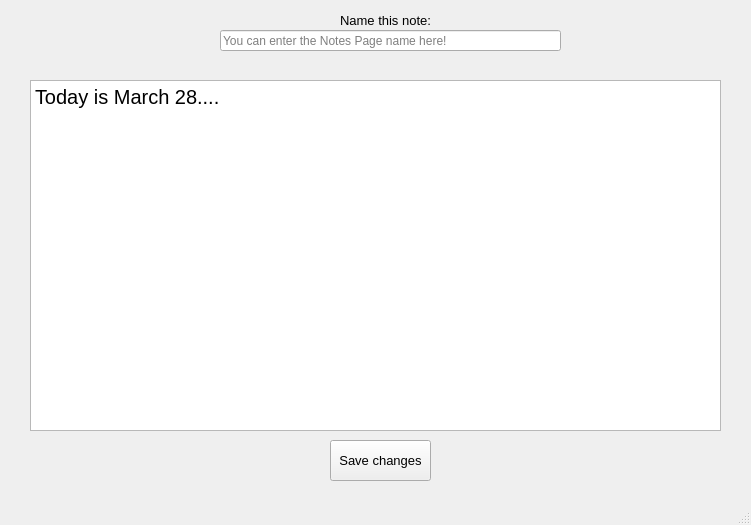
<?xml version="1.0" encoding="UTF-8"?>
<ui version="4.0">
 <class>MainWindow</class>
 <widget class="QMainWindow" name="MainWindow">
  <property name="geometry">
   <rect>
    <x>0</x>
    <y>0</y>
    <width>751</width>
    <height>525</height>
   </rect>
  </property>
  <property name="windowTitle">
   <string>Note for WOW! - Edit Page</string>
  </property>
  <property name="styleSheet">
   <string notr="true"/>
  </property>
  <widget class="QWidget" name="centralwidget">
   <widget class="QLineEdit" name="lineEdit">
    <property name="geometry">
     <rect>
      <x>220</x>
      <y>30</y>
      <width>341</width>
      <height>21</height>
     </rect>
    </property>
    <property name="placeholderText">
     <string>You can enter the Notes Page name here!</string>
    </property>
   </widget>
   <widget class="QLabel" name="label">
    <property name="geometry">
     <rect>
      <x>340</x>
      <y>10</y>
      <width>101</width>
      <height>21</height>
     </rect>
    </property>
    <property name="font">
     <font>
      <pointsize>10</pointsize>
     </font>
    </property>
    <property name="text">
     <string>Name this note:</string>
    </property>
   </widget>
   <widget class="QPlainTextEdit" name="plainTextEdit">
    <property name="geometry">
     <rect>
      <x>30</x>
      <y>80</y>
      <width>691</width>
      <height>351</height>
     </rect>
    </property>
    <property name="font">
     <font>
      <pointsize>15</pointsize>
     </font>
    </property>
    <property name="plainText">
     <string>Today is March 28....</string>
    </property>
    <property name="placeholderText">
     <string>Edit or start your Notes here!</string>
    </property>
   </widget>
   <widget class="QPushButton" name="bt_save">
    <property name="geometry">
     <rect>
      <x>330</x>
      <y>440</y>
      <width>101</width>
      <height>41</height>
     </rect>
    </property>
    <property name="font">
     <font>
      <pointsize>10</pointsize>
     </font>
    </property>
    <property name="text">
     <string>Save changes</string>
    </property>
   </widget>
  </widget>
  <widget class="QMenuBar" name="menubar">
   <property name="geometry">
    <rect>
     <x>0</x>
     <y>0</y>
     <width>751</width>
     <height>21</height>
    </rect>
   </property>
  </widget>
  <widget class="QStatusBar" name="statusbar"/>
 </widget>
 <resources/>
 <connections/>
</ui>
